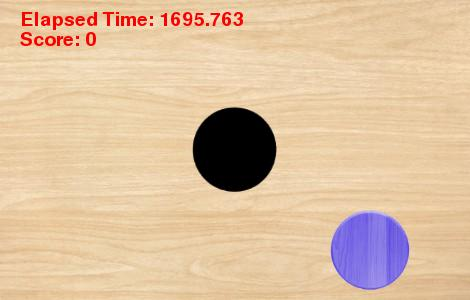
#> input picture resources/pixel_layer.png, 470 x 300 px
$ python image_segmentation.py
#> lines starting #> are read from the running program, lines starting #| are printed output that depends on the picture; after the words box and inside, x2 and y2 are one past the last pixel; in counts of white or black regions, pixels touching at a corner belong together
import numpy as np
import cv2

def display(img):
    cv2.imshow("Image", img)
    cv2.waitKey(0)

from matplotlib import pyplot as plt
img = cv2.imread('../resources/pixel_layer.png')
#> img is the input picture: shape (300, 470, 3); mean B, G, R 160.4, 192.1, 221.2
shifted = cv2.pyrMeanShiftFiltering(img, 21, 51)
gray = cv2.cvtColor(shifted, cv2.COLOR_BGR2GRAY)
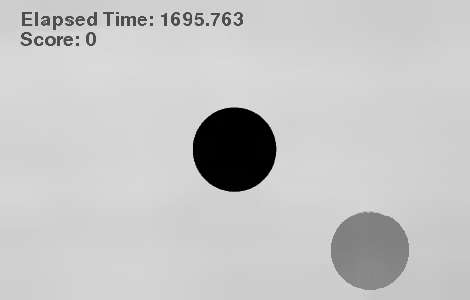
#> gray: shape (300, 470); min 0, max 219, mean 197.4
thresh = cv2.threshold(gray, 190, 255, cv2.THRESH_BINARY_INV)[1]
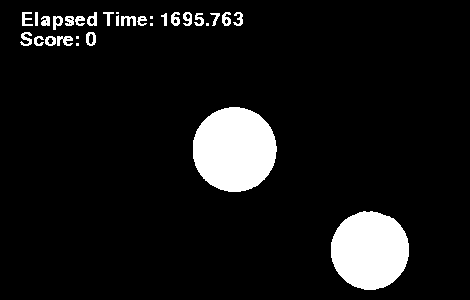
#> thresh: shape (300, 470); 8.6% white; 31 white regions (6 under 20 px), largest, box (x1, y1, x2, y2) and area: (193, 107, 277, 192) 5615, (331, 211, 409, 290) 4837, (57, 36, 73, 46) 105

# noise removal
kernel = np.ones((3, 3), np.uint8)
opening = cv2.morphologyEx(thresh, cv2.MORPH_OPEN, kernel, iterations=2)
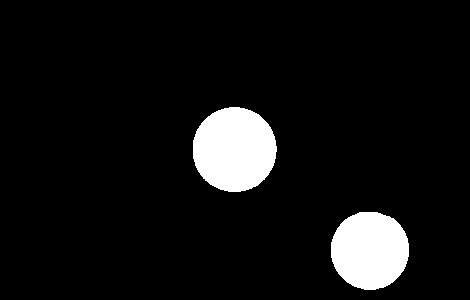
#> opening: shape (300, 470); 7.4% white; 2 white regions
contours = cv2.findContours(opening.copy(), cv2.RETR_EXTERNAL, cv2.CHAIN_APPROX_SIMPLE)[-2]
#> contours = 2 contours; box (x1, y1, x2, y2) and area: (193, 107, 277, 192) 5494, (331, 212, 409, 290) 4720

# For each list of contour points...
for i in range(len(contours)):
    # Create a mask image that contains the contour filled in
    cimg = np.zeros_like(img)
    cv2.drawContours(cimg, contours, i, color=(255,255,255), thickness=-1)
    display(cimg)
    maskedImg = cv2.bitwise_and(img, cimg)
    display(maskedImg)
#> this loop made 2 passes
#> pass 1, in display, `cv2.imshow("Image", img)`:
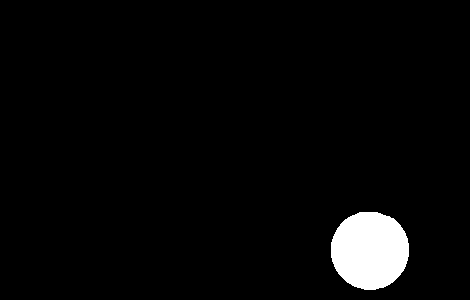
#> window 'Image': shape (300, 470, 3); 3.4% white; 1 white region, box (x1, y1, x2, y2) and area: (331, 212, 409, 290) 4831
#> pass 1, `maskedImg = cv2.bitwise_and(img, cimg)`:
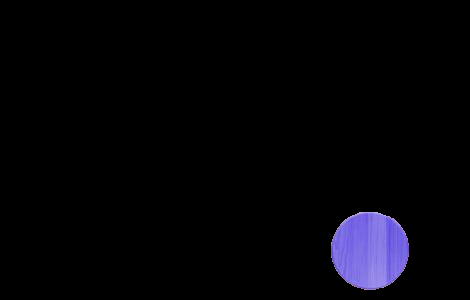
#> maskedImg: shape (300, 470, 3); mean B, G, R 7.8, 3.9, 4.4
#> pass 2, `maskedImg = cv2.bitwise_and(img, cimg)`:
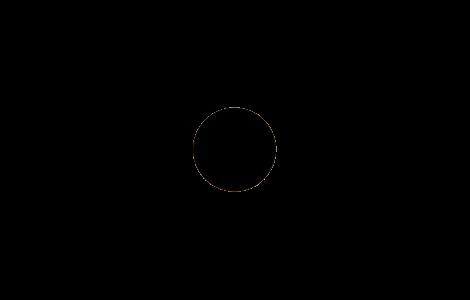
#> maskedImg: shape (300, 470, 3); mean B, G, R 0.1, 0.2, 0.2

for c in contours:
    x,y,w,h = cv2.boundingRect(c)
    cimg = np.zeros_like(img)
    cv2.rectangle(cimg,(x,y),(x+w,y+h),(255,255,255),-1)
    maskedImg = cv2.bitwise_and(img, cimg)
    display(maskedImg)
#> this loop made 2 passes
#> (x, y, w, h) on passes 1 to 2: (331, 212, 78, 78), (193, 107, 84, 85)
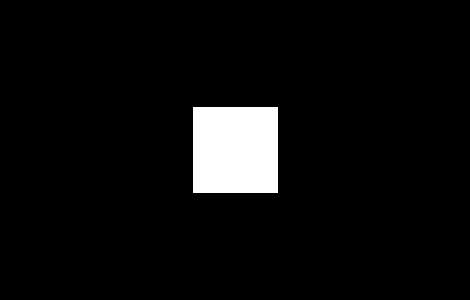
#> cimg: shape (300, 470, 3); 5.2% white; 1 white region, box (x1, y1, x2, y2) and area: (193, 107, 278, 193) 7310
